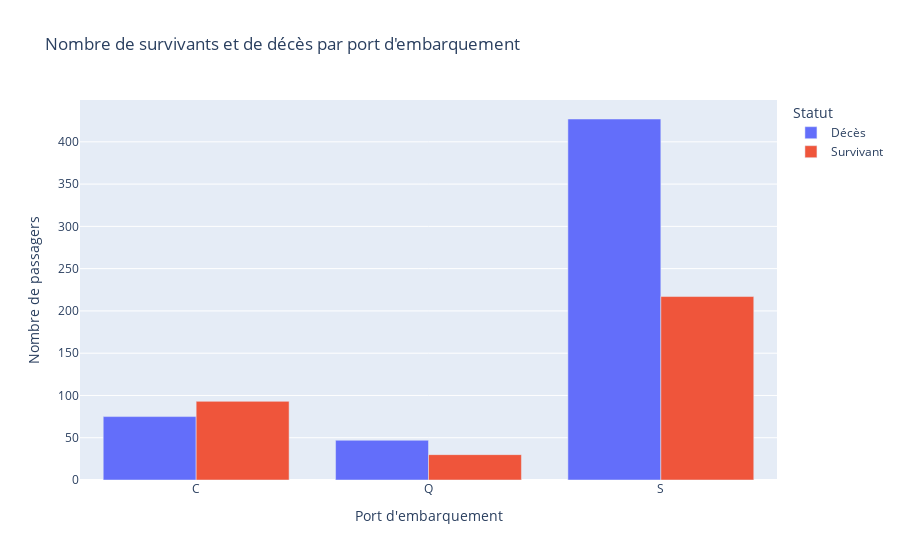

The notebook cell saved with this chart:
### Markdown cell above
#  Nombre de survivant et de décés par port d'embarquement

### Code cell
import pandas as pd
import plotly.express as px

df = pd.read_csv(r'/home/fadilatou/Projet-titanic/train.csv')

# Calculer le nombre de survivants et de décès par port d'embarquement
embarked_surv = df.groupby(['Embarked', 'Survived']).size().reset_index(name='Count')

# Renommer les catégories pour plus de clarté
embarked_surv['Survived'] = embarked_surv['Survived'].map({0: 'Décès', 1: 'Survivant'})

# Créer le graphique en barres groupées
fig = px.bar(embarked_surv, x='Embarked', y='Count', color='Survived', barmode='group',
              labels={'Embarked': "Port d'embarquement", 'Count': 'Nombre de passagers', 'Survived': 'Statut'},
              title="Nombre de survivants et de décès par port d'embarquement")
fig.show()

### Figure 1 — Plotly figure (JSON) as saved in the notebook; plotly's stock layout.template omitted (floating-point values rounded to 4 significant figures)
{"data": [{"alignmentgroup": "True", "hovertemplate": "Statut=Décès<br>Port d'embarquement=%{x}<br>Nombre de passagers=%{y}<extra></extra>", "legendgroup": "Décès", "marker": {"color": "#636efa", "pattern": {"shape": ""}}, "name": "Décès", "offsetgroup": "Décès", "orientation": "v", "showlegend": true, "textposition": "auto", "type": "bar", "x": ["C", "Q", "S"], "xaxis": "x", "y": [75, 47, 427], "yaxis": "y"}, {"alignmentgroup": "True", "hovertemplate": "Statut=Survivant<br>Port d'embarquement=%{x}<br>Nombre de passagers=%{y}<extra></extra>", "legendgroup": "Survivant", "marker": {"color": "#EF553B", "pattern": {"shape": ""}}, "name": "Survivant", "offsetgroup": "Survivant", "orientation": "v", "showlegend": true, "textposition": "auto", "type": "bar", "x": ["C", "Q", "S"], "xaxis": "x", "y": [93, 30, 217], "yaxis": "y"}], "layout": {"barmode": "group", "legend": {"title": {"text": "Statut"}, "tracegroupgap": 0}, "title": {"text": "Nombre de survivants et de décès par port d'embarquement"}, "xaxis": {"anchor": "y", "domain": [0, 1], "title": {"text": "Port d'embarquement"}}, "yaxis": {"anchor": "x", "domain": [0, 1], "title": {"text": "Nombre de passagers"}}}}
